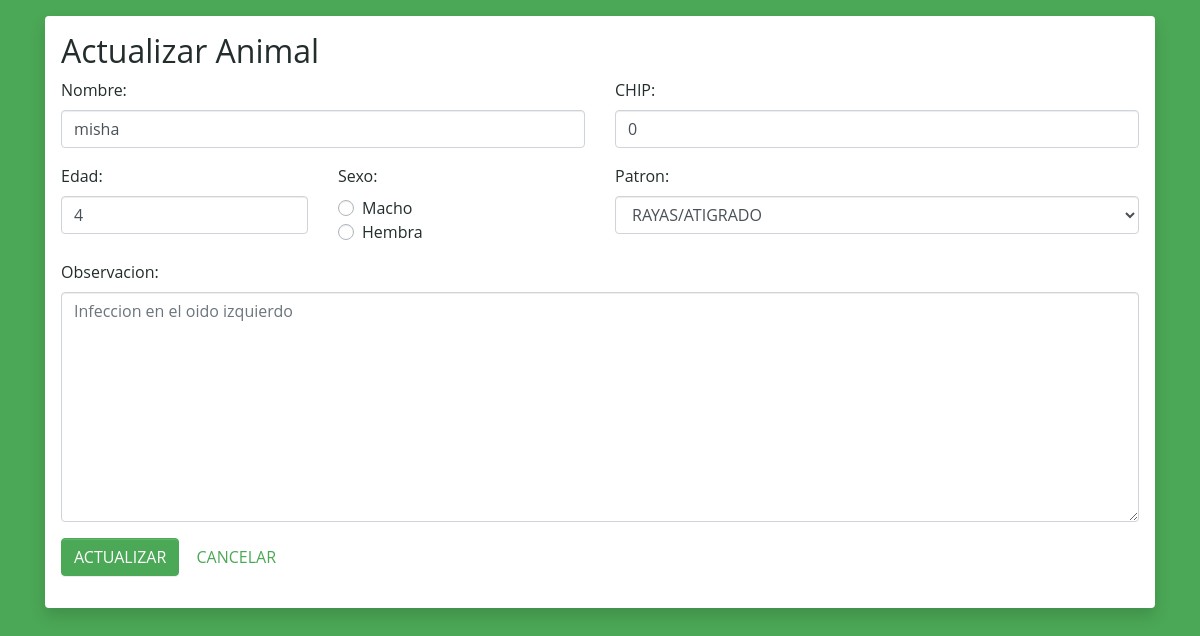
Before: /src/php/view/update-animal.php?cod=anm-001 with the older database file.
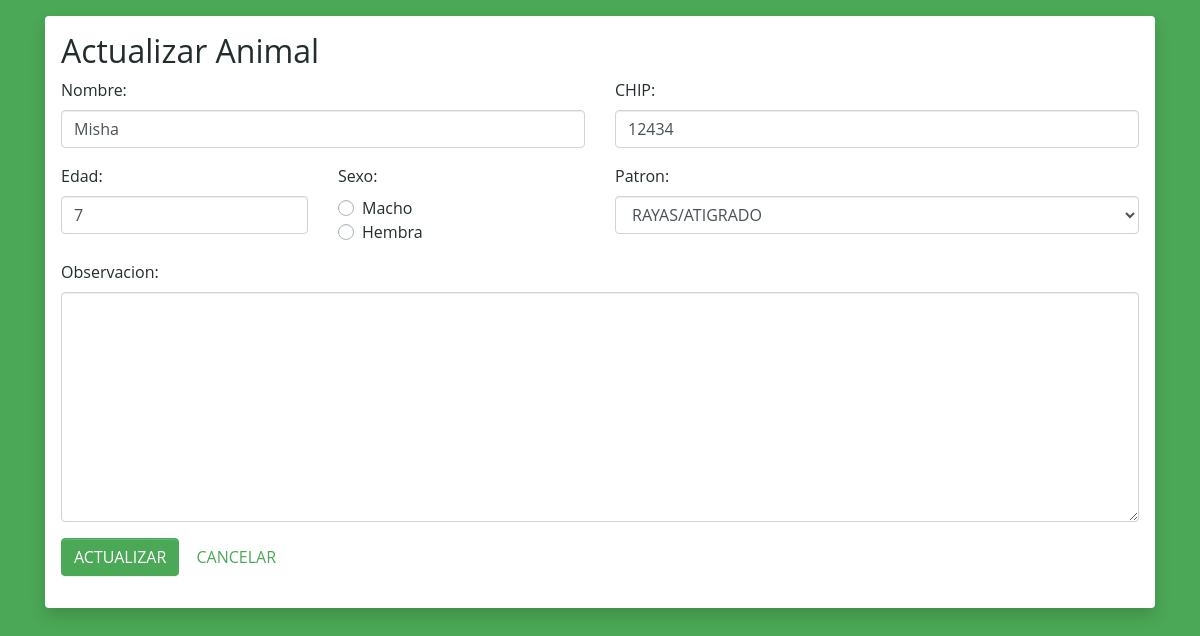
After: the same page with the newer database file.
### tables this page shows
CREATE TABLE `animal` (
  `cod` varchar(10) NOT NULL,
  `codDueno` varchar(10) DEFAULT NULL,
  `codOrganizacion` varchar(10) NOT NULL,
  `nombre` varchar(50) NOT NULL,
  `edad` int(11) NOT NULL,
  `fechaIngreso` date DEFAULT NULL,
  `especie` varchar(30) NOT NULL,
  `raza` varchar(100) NOT NULL,
  `patron` varchar(30) NOT NULL,
  `sexo` char(1) DEFAULT NULL,
  `observacion` text NOT NULL,
  `chip` int(15) DEFAULT NULL
);

### src/php/model/dao/AnimalDao.php (called while the page is built, shortened)
<?php
include_once '../model/dto/Animal.php';
class AnimalDao
{
    function buscarAnimal($codigo)
    {
        $con = new Conexion();
        $conn = $con->Conectar();
        $sql = "SELECT * FROM animal WHERE cod = ?";
        $conn->set_charset("utf8");
        $statement = $conn->prepare($sql);
        $statement->bind_param('s',$codigo);
        $statement->execute();
        $result = $statement->get_result();
        if ($result->num_rows > 0) {
            $fila = $result->fetch_assoc();
            $animal = new Animal($fila["cod"], new Organizacion($fila["codOrganizacion"],NULL), new Dueño($fila["codDueno"],NULL,NULL,NULL,NULL,NULL),
                $fila["nombre"], $fila["edad"], $fila["fechaIngreso"], $fila["especie"], $fila["raza"],
                $fila["patron"], $fila["sexo"], $fila["observacion"], $fila["chip"]);
            return $animal;
        } else {
            echo "0 results";
            return null;
        }
    }
}
?>

### src/php/model/dto/Animal.php (called while the page is built, shortened)
<?php
class Animal
{
    private $nombre;
    private $edad;
    private $observacion;
    private $chip;
    public function __construct($codigo, $organizacion, $dueño, $nombre, $edad, $fechaInfreso, $especie, $raza, $patron, $sexo, $observacion, $chip)
    {
        $this->nombre = is_null($nombre)?$this->nombre:$nombre;
        $this->edad = is_null($edad)?$this->edad:$edad;
        $this->observacion = is_null($observacion)?$this->observacion:$observacion;
        $this->chip = is_null($chip)?$this->chip:$chip;
    }
    public function getNombre(){
        return $this->nombre;
    }
    public function getEdad(){
        return $this->edad;
    }
    public function getObservacion(){
        return $this->observacion;
    }
    public function getChip(){
        return $this->chip;
    }
}
?>

### src/php/view/update-animal.php (the view, shortened to what this page needs)
<!DOCTYPE html>
<html lang="en">
<head>
    <link rel="stylesheet" href="/RedcatandoAnimales/RedcatandoAnimales/src/css/main.css">
    <link rel="stylesheet" href="/RedcatandoAnimales/RedcatandoAnimales/src/css/bootstrap.css">
</head>
<body>
<body class="bg-primary">
    <?php
        include_once '../model/dao/AnimalDao.php';
        include_once '../model/dto/Animal.php';
        $aDao = new AnimalDao();
        $animal = $aDao->buscarAnimal($_GET["cod"]);
    ?>
    <div class="container container-fluid">
        <div class="my-3 shadow p-3 bg-white rounded">
            <h2>Actualizar Animal</h2>
            <form action="../controller/procesarIngresoAnimal.php" method="POST">
                <div class="row">
                    <div class="form-group col-md-6">
                        <label>Nombre:</label>
                        <input type="text" name="nombre" value="<?php echo $animal->getNombre();?>" class="form-control">
                    </div>
                    <div class="form-group col-md-6">
                        <label for="">CHIP: </label>
                        <input type="number" name="chip" value="<?php echo $animal->getChip();?>" class="form-control" min="1">
                    </div>
                </div>
                <div class="row">
                    <div class="form-group col-md-3">
                        <label for="">Edad: </label>
                        <input type="number" name="edad" value="<?php echo $animal->getEdad();?>" class="form-control" min="1" max="30" value="10">
                    </div>
                    <div class="form-group col-md-3">
                        <label for="">Sexo: </label>
                        <div class="custom-control custom-radio">
                            <label class="custom-control-label" for="radioMacho">Macho</label>
                        </div>
                        <div class="custom-control custom-radio">
                            <label class="custom-control-label" for="radioHembra">Hembra</label>
                        </div>
                    </div>
                    <div class="form-group col-md-6">
                        <label for="listaPatrones">Patron: </label>
                        <select name="listaPatrones" id="listaPatrones" class="form-control">
                            <option value="RAYAS_ATIGRADO">RAYAS/ATIGRADO</option>
                        </select>
                    </div>
                </div>
                <div class="form-group">
                    <label for="">Observacion: </label>
                    <textarea name="observacion" id="" placeholder="<?php echo $animal->getObservacion();?>" rows="9" class="form-control"></textarea>
                </div>
                <div class="form-group">
                    <button type="submit" name="btnActualizarAnimal" class="btn btn-primary">ACTUALIZAR</button>
                    <?php
                        echo "<a href='history-animal.php?codOrg=".$_GET["codOrg"]."' class='btn btn-link'>CANCELAR</a>";
                    ?>
                </div>
            </form>
        </div>
    </div>
</body>
</html>

Changed rows visible on the page:
changed animal: nombre "misha" → "Misha"; chip "0" → "12434"; edad "4" → "7"; observacion "Infeccion en el oido izquierdo" → (not shown)
